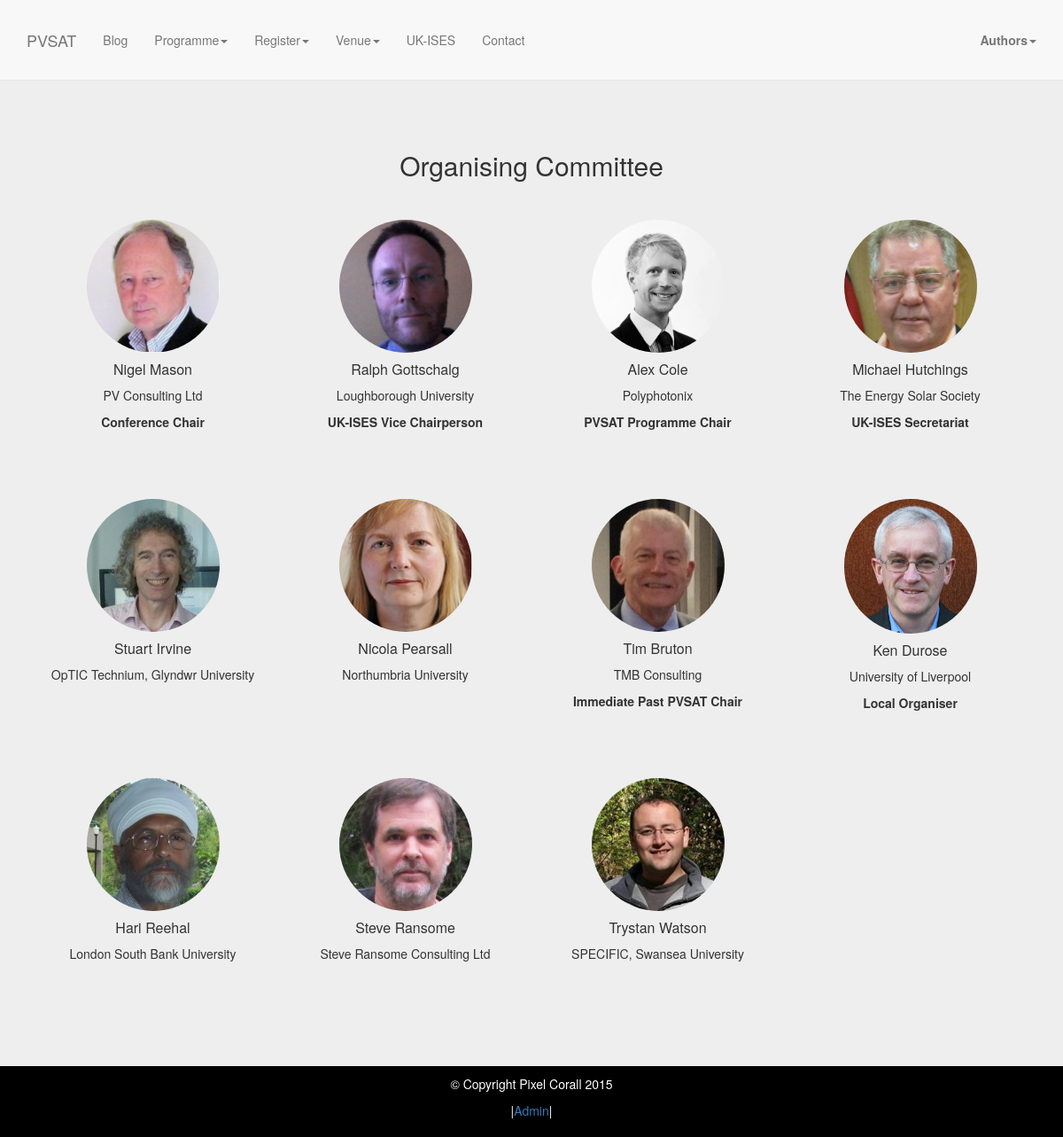
The page /committee/ on the database its author committed.
### committee/models.py (models this page shows, shortened)
class Member(models.Model):
    forename = models.CharField(max_length=128, unique = True)
    surname = models.CharField(max_length=128, unique = True)
    affiliation = models.CharField(max_length=128)
    role = models.CharField(max_length=128, blank=True)
    url = models.URLField()
    pic = ImageField(upload_to='committee_img', blank=True)

### committee/views.py (the view)
# urls.py: url(r'^committee/', include('committee.urls')),
def committee(request):
    members = Member.objects.all()
    return render(request, 'committee.html', {'members': members})

### committee/templates/committee.html
{% extends "base.html" %}
{% block content %}
    <section id="committee" class="guest-speakers-programme">
        <div class="container">
            <div class="row">
                <div class="col-lg-3">
                    <h2 class="center">Organising Committee</h2>
                    <ul class="list-unstyled">
                    {% for member in members %}
                        <li class="col-sm-3">
                            <div id="guest-speakers" class="thumbnail-container">
                            <a href="{{member.url}}" target="_blank">
                                <img class="profile-pic-lg" src="/media/{{member.pic}}" name="{{member.forename}} {{member.surname}}">
                        </a>
                            <h4>{{member.forename}} {{member.surname}}</h4>
                            <p>{{member.affiliation}}</p>
                            <p title="{{member.role}}"><strong>{{member.role}}</strong> </p>
                            </div>
                        </li>
                    {% endfor %}
                    </ul>
                </div>
            </div>
        </div>
    </section>
{% endblock %}

### static/css/scrolling-nav.css (style rules this page uses)
body { width: 100%; height: 100%; }
html { width: 100%; height: 100%; }

### static/css/main.css (style rules this page uses)
h4 { font-size: 16px; }
#guest-speakers img { max-width: 150px; width: 100%; }
.guest-speakers-programme { background: #eee; padding-top: 15px; padding-bottom: 15px; }
.profile-pic-lg { width: 150px; border-radius: 150px; -webkit-border-radius: 150px; -moz-border-radius: 150px; }
#committee { padding-top: 100px; }
#committee li.col-sm-3 { min-height: 315px; }
ul.list-unstyled { padding-top: 20px; text-align: center; overflow:hidden; }
ul { padding: 0; }
.list-unstyled li { padding: 5px; }
.thumbnail-container { padding: 10px; }
.center { text-align: center; }

### static/css/modern-business.css (style rules this page uses)
html, body { height: 100%; }
body { padding-top: 50px; }

### rows shown on the page
Member: pic (picture), forename "Nigel", surname "Mason", affiliation "PV Consulting Ltd", role "Conference Chair"
Member: pic (picture), forename "Ralph", surname "Gottschalg", affiliation "Loughborough University", role "UK-ISES Vice Chairperson"
Member: pic (picture), forename "Alex", surname "Cole", affiliation "Polyphotonix", role "PVSAT Programme Chair"
Member: pic (picture), forename "Michael", surname "Hutchings", affiliation "The Energy Solar Society", role "UK-ISES Secretariat"
Member: pic (picture), forename "Stuart", surname "Irvine", affiliation "OpTIC Technium, Glyndwr University"
Member: pic (picture), forename "Nicola", surname "Pearsall", affiliation "Northumbria University"
Member: pic (picture), forename "Tim", surname "Bruton", affiliation "TMB Consulting", role "Immediate Past PVSAT Chair"
Member: pic (picture), forename "Ken", surname "Durose", affiliation "University of Liverpool", role "Local Organiser"
Member: pic (picture), forename "Hari", surname "Reehal", affiliation "London South Bank University"
Member: pic (picture), forename "Steve", surname "Ransome", affiliation "Steve Ransome Consulting Ltd"
Member: pic (picture), forename "Trystan", surname "Watson", affiliation "SPECIFIC, Swansea University"
